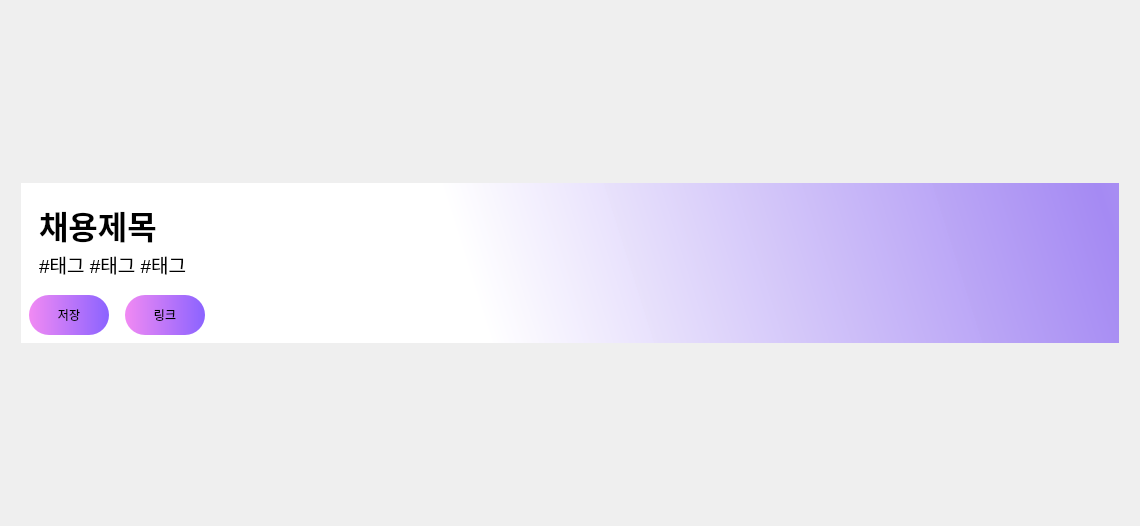
<?xml version="1.0" encoding="UTF-8"?>
<ui version="4.0">
 <class>Dialog</class>
 <widget class="QDialog" name="Dialog">
  <property name="geometry">
   <rect>
    <x>0</x>
    <y>0</y>
    <width>1140</width>
    <height>526</height>
   </rect>
  </property>
  <property name="windowTitle">
   <string>Dialog</string>
  </property>
  <property name="styleSheet">
   <string notr="true">QWidget#txt_info{
	border: 0px;
	padding:15px;
	background-color: qlineargradient(spread:pad, x1:1, y1:0, x2:0, y2:0, stop:0 rgba(255, 255, 255, 0));
}

QWidget#form_item {
	margin:10px;
	background-color: qlineargradient(spread:reflect, x1:0, y1:0.506, x2:1, y2:0.46, stop:0.403409 rgba(255, 255, 255, 253), stop:1 rgba(165, 138, 243, 255));
	/*background-color: rgb(255, 255, 255);*/
}

QWidget QLabel {
	margin:10px;
}

QWidget QPushButton {
	width: 80px;
	height: 40px;
	border-radius: 20px; 
	margin-right: 10px;
	background-color: qlineargradient(spread:pad, x1:0, y1:0, x2:1, y2:0, stop:0 rgba(241, 138, 243, 255), stop:1 rgba(139, 99, 255, 255));
}

QWidget QPushButton:hover {
	background-color: qlineargradient(spread:pad, x1:0, y1:0, x2:1, y2:0, stop:0 rgba(139, 99, 255, 255), stop:1 rgba(241, 138, 243, 255));
}
QWidget QPushButton:pressed {
	
	background-color: qlineargradient(spread:pad, x1:1, y1:0, x2:1, y2:0, stop:0 rgba(162, 105, 255, 253), stop:1 rgba(241, 138, 243, 255));
}

QWidget#form_item:hover {
	margin: 0px;
	border: 3px groove;
	border-color: rgb(170, 85, 255);
}</string>
  </property>
  <layout class="QGridLayout" name="gridLayout">
   <item row="0" column="0">
    <widget class="QWidget" name="form_item" native="true">
     <property name="sizePolicy">
      <sizepolicy hsizetype="Preferred" vsizetype="Fixed">
       <horstretch>0</horstretch>
       <verstretch>0</verstretch>
      </sizepolicy>
     </property>
     <property name="minimumSize">
      <size>
       <width>0</width>
       <height>180</height>
      </size>
     </property>
     <property name="maximumSize">
      <size>
       <width>16777215</width>
       <height>180</height>
      </size>
     </property>
     <property name="styleSheet">
      <string notr="true"/>
     </property>
     <layout class="QVBoxLayout" name="verticalLayout">
      <item>
       <widget class="QTextEdit" name="txt_info">
        <property name="sizePolicy">
         <sizepolicy hsizetype="Expanding" vsizetype="Fixed">
          <horstretch>0</horstretch>
          <verstretch>0</verstretch>
         </sizepolicy>
        </property>
        <property name="minimumSize">
         <size>
          <width>0</width>
          <height>110</height>
         </size>
        </property>
        <property name="maximumSize">
         <size>
          <width>16777215</width>
          <height>100</height>
         </size>
        </property>
        <property name="styleSheet">
         <string notr="true"/>
        </property>
        <property name="verticalScrollBarPolicy">
         <enum>Qt::ScrollBarAlwaysOff</enum>
        </property>
        <property name="readOnly">
         <bool>true</bool>
        </property>
        <property name="html">
         <string>&lt;!DOCTYPE HTML PUBLIC &quot;-//W3C//DTD HTML 4.0//EN&quot; &quot;http://www.w3.org/TR/REC-html40/strict.dtd&quot;&gt;
&lt;html&gt;&lt;head&gt;&lt;meta name=&quot;qrichtext&quot; content=&quot;1&quot; /&gt;&lt;style type=&quot;text/css&quot;&gt;
p, li { white-space: pre-wrap; }
&lt;/style&gt;&lt;/head&gt;&lt;body style=&quot; font-family:'Gulim'; font-size:9pt; font-weight:400; font-style:normal;&quot;&gt;
&lt;p style=&quot; margin-top:0px; margin-bottom:0px; margin-left:0px; margin-right:0px; -qt-block-indent:0; text-indent:0px;&quot;&gt;&lt;span style=&quot; font-size:24pt; font-weight:600;&quot;&gt;채용제목&lt;/span&gt;&lt;/p&gt;
&lt;p style=&quot; margin-top:0px; margin-bottom:0px; margin-left:0px; margin-right:0px; -qt-block-indent:0; text-indent:0px;&quot;&gt;&lt;span style=&quot; font-size:14pt;&quot;&gt;#태그 #태그 #태그&lt;/span&gt;&lt;/p&gt;
&lt;p style=&quot; margin-top:0px; margin-bottom:0px; margin-left:0px; margin-right:0px; -qt-block-indent:0; text-indent:0px;&quot;&gt;&lt;span style=&quot; font-size:10pt;&quot;&gt;2021/01/01 ~ 2021/01/01&lt;/span&gt;&lt;/p&gt;&lt;/body&gt;&lt;/html&gt;</string>
        </property>
       </widget>
      </item>
      <item>
       <widget class="QWidget" name="widget_2" native="true">
        <layout class="QGridLayout" name="gridLayout_2">
         <item row="0" column="2">
          <spacer name="horizontalSpacer">
           <property name="orientation">
            <enum>Qt::Horizontal</enum>
           </property>
           <property name="sizeHint" stdset="0">
            <size>
             <width>40</width>
             <height>20</height>
            </size>
           </property>
          </spacer>
         </item>
         <item row="0" column="1">
          <widget class="QPushButton" name="btn_link">
           <property name="text">
            <string>링크</string>
           </property>
          </widget>
         </item>
         <item row="0" column="0">
          <widget class="QPushButton" name="pushButton">
           <property name="text">
            <string>저장</string>
           </property>
          </widget>
         </item>
        </layout>
       </widget>
      </item>
     </layout>
    </widget>
   </item>
  </layout>
 </widget>
 <resources/>
 <connections/>
</ui>
